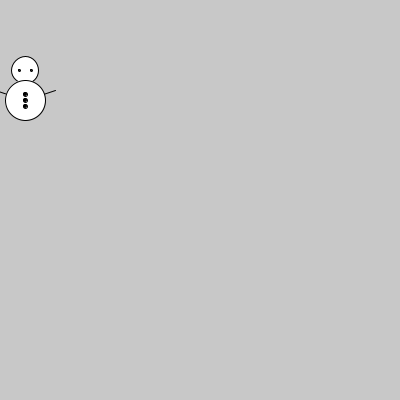
Frame 1 (no input)
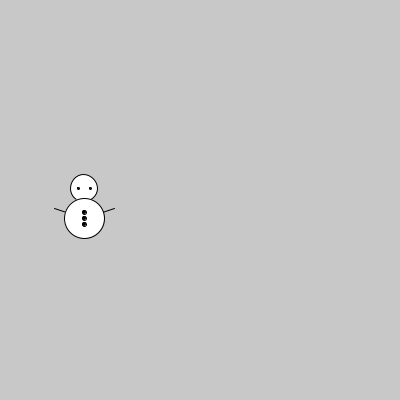
Frame 60 (the mouse pressed at the canvas centre just before this capture)
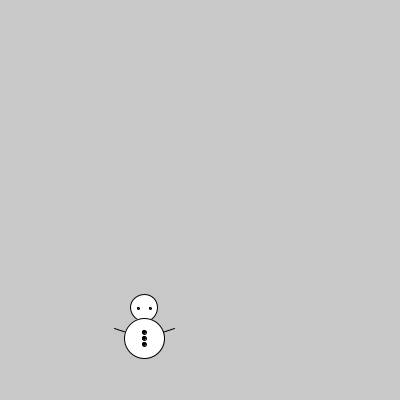
Frame 120 (the mouse held since frame 60 and released just before this capture)

The Processing sketch that drew these frames (run headless with seeded random() and noise(); from frame 60 on, the mouse is pressed at the canvas centre):

// Processing sketch: FdL_07_OminoAnimato
// ── FdL_07_OminoAnimato.pde
int x = 25;
int y = 100;
int speedx = 1;
int speedy = 2;

void setup(){
 size(400,400); 
}

void drawSnowman(int x, int y, int r){
  fill(255);  
  line(x,y,x+r*1.5, y-r/2);
  line(x,y,x-r*1.5, y-r/2);
  ellipse(x,y-r-r/2,r/1.5*2,r/1.5*2);
  ellipse(x,y,r*2,r*2);
  fill(0);
  ellipse(x,y,r/5,r/5);
  ellipse(x,y-r/3,r/5,r/5);
  ellipse(x,y+r/3,r/5,r/5); 
  ellipse(x-r/3,y-r-r/2,r/10,r/10);
  ellipse(x+r/3, y-r-r/2,r/10,r/10);
}


void move(){
  x = x + speedx;
  y = y + speedy;
}

void bounce(){
  if( x < 0 || x > width){
     speedx = speedx * -1; 
  }
  if( y < 0 || y > height){
     speedy = speedy * -1; 
  }
}

void draw(){
  background(200);
  drawSnowman(x,y,20);
  move();
  bounce();
}
